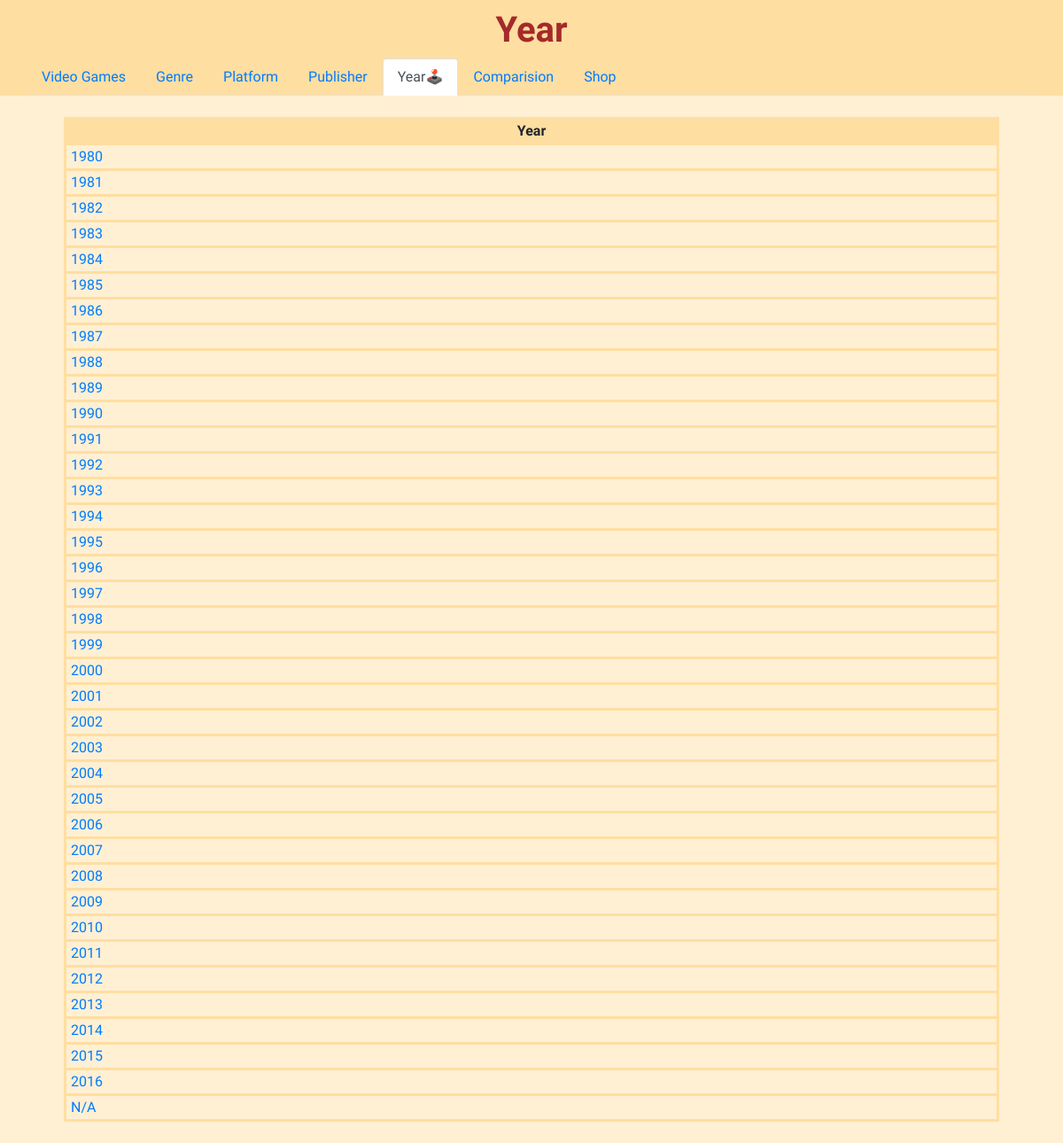
The app's page /year with its own data.
### games/models.py (models this page shows, shortened)
class Year(models.Model):
  year_no=models.TextField()

### games/views/base.py (the view)
# urls.py: path('year',views.base.year, name='year'),
def year(request):
    years=Year.objects.all()
    return render(request, 'games/base/year.html', {'years':years})

### games/templates/games/base/year.html (shortened to what this page needs)
<!DOCTYPE html>
{%load static%}
<html lang="en">
<head>
  <link rel="stylesheet" href="https://maxcdn.bootstrapcdn.com/bootstrap/4.5.2/css/bootstrap.min.css">
  <link rel="stylesheet" href="{%static './style.css'%}">
</head>
<body>
  <header>
    <div class="sticky-top">
      <h1>Year</h1>
      <ul class="nav nav-tabs">
        <li class="nav-item">
          <a class="nav-link" href="{% url 'index'%}">Video Games</a>
        </li>
        <li class="nav-item">
          <a class="nav-link" href="{% url 'genre'%}">Genre</a>
        </li>
        <li class="nav-item">
          <a class="nav-link" href="{% url 'platform'%}">Platform</a>
        </li>
        <li class="nav-item">
          <a class="nav-link" href="{% url 'publisher'%}">Publisher</a>
        </li>
        <li class="nav-item">
          <a class="nav-link active" href="{% url 'year'%}">Year🕹️</a>
        </li>
        <li class="nav-item">
          <a class="nav-link" href="{% url 'compare'%}">Comparision</a>
        </li>
        <li class="nav-item">
          <a class="nav-link" href="{% url 'basket_detail'%}">Shop</a>
        </li>
      </ul>
    </div>
  </header>
  <div class="content">
    <br>
    <table class="data_table" style="width:100%">
      <tr>
        <th>Year</th>
      </tr>
      {% for year in years %}
      <tr>
        <td><a href="{%url 'yeargame' id=year.id%}">{{year.year_no}}</td>
      </tr>
      {% endfor %}
    </table>
  </div>
</body>
</html>

### static/style.css (style rules this page uses)
body { background-color: rgb(255, 240, 212); width: 100%; font-family: 'Shantell Sans', cursive; }
.sticky-top { background-color: rgb(255, 222, 161); padding-top: 10px; padding-left: 30px; padding-right: 30px; }
.sticky-top h1 { color: brown; text-align: center; font-weight: bold; font-family: 'Shantell Sans', cursive; }
.content { padding-left: 6%; padding-right: 6%; padding-bottom: 2%; }
table, th, td { border: 3px solid rgb(255, 222, 161); border-collapse: collapse; padding-left: 5px; padding-right: 5px; }
th { text-align: center; background-color: rgb(255, 222, 161); }

### records on screen
Year: year_no "1980"
Year: year_no "1981"
Year: year_no "1982"
Year: year_no "1983"
Year: year_no "1984"
Year: year_no "1985"
Year: year_no "1986"
Year: year_no "1987"
Year: year_no "1988"
Year: year_no "1989"
Year: year_no "1990"
Year: year_no "1991"
Year: year_no "1992"
Year: year_no "1993"
Year: year_no "1994"
Year: year_no "1995"
Year: year_no "1996"
Year: year_no "1997"
Year: year_no "1998"
Year: year_no "1999"
Year: year_no "2000"
Year: year_no "2001"
Year: year_no "2002"
Year: year_no "2003"
Year: year_no "2004"
Year: year_no "2005"
Year: year_no "2006"
Year: year_no "2007"
Year: year_no "2008"
Year: year_no "2009"
Year: year_no "2010"
Year: year_no "2011"
Year: year_no "2012"
Year: year_no "2013"
Year: year_no "2014"
Year: year_no "2015"
Year: year_no "2016"
Year: year_no "N/A"
